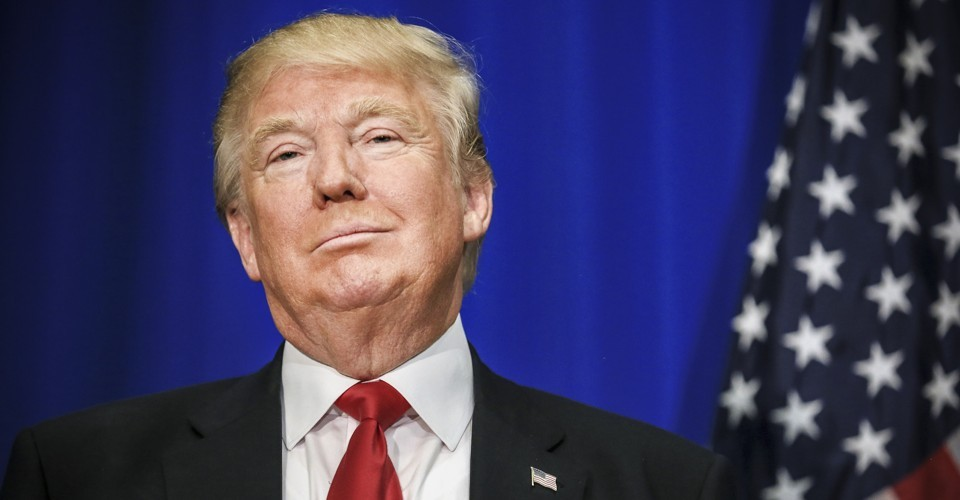
#> input picture Lab4/Trump.jpg, 960 x 500 px
$ python morphology.py
#> lines starting #> are read from the running program, lines starting #| are printed output that depends on the picture; after the words box and inside, x2 and y2 are one past the last pixel; in counts of white or black regions, pixels touching at a corner belong together
#!python2

######################################################
#
#	(C) Michael Kane 2017
#
#	Student No: C14402048
#	Course: DT211C
# 	Date: 29/09/2017
#
#	Title: Lab 3 Water.
#
# 	Introduction:
#
#	Describe the algorithm here
#	Preferably use a systematic approach
#	e.g. step-by-step
#	or pseudo-code
#	Give an overview
#	Comment on experiments
# 	Use References (Harvard Referencing Standard) - no Web Links


# import the necessary packages:
import numpy as np
import cv2
from matplotlib import pyplot as plt
from matplotlib import image as image
import easygui


#Opening an image from a file:
Trump = cv2.imread("Trump.jpg")
#> Trump is the input picture: shape (500, 960, 3); mean B, G, R 95, 62.7, 67.7
cow = cv2.imread("cow.jpg")
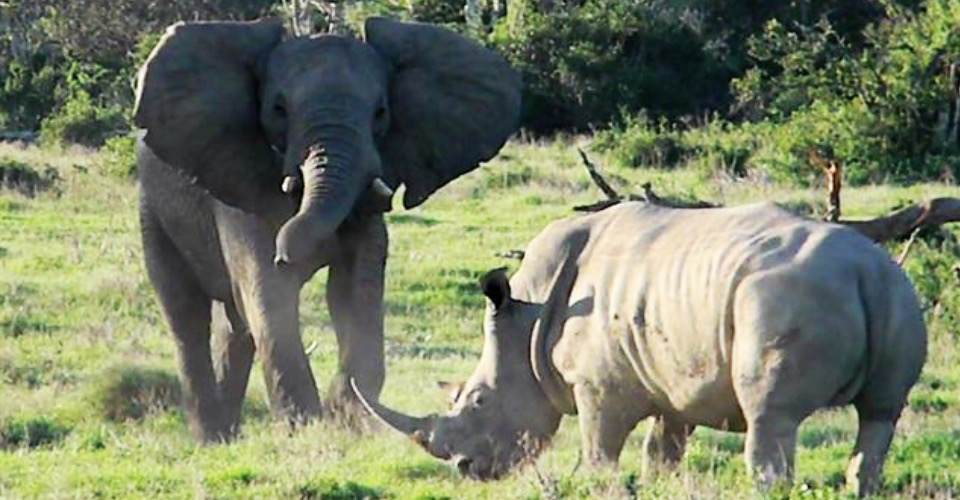
#> input picture Lab4/cow.jpg, 960 x 500 px
#> cow is the input picture: shape (500, 960, 3); mean B, G, R 101.7, 126.5, 119.5

# Keeping a copy:
Original = Trump.copy()

HSVTrump = cv2.cvtColor(Trump, cv2.COLOR_BGR2HSV)
#> HSVTrump: shape (500, 960, 3); mean H, S, V 93.3, 122.2, 107.4

rangeLower = (0, 48, 80)
rangeHigher = (20, 255, 255)

shape = cv2.getStructuringElement(cv2.MORPH_ELLIPSE,(20,50))
B = cv2.inRange(HSVTrump,rangeLower,rangeHigher)
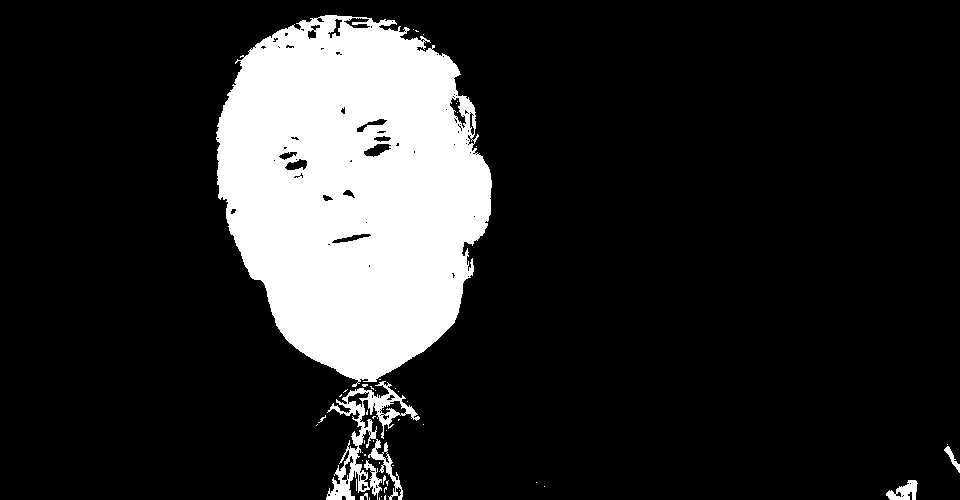
#> B: shape (500, 960); 16.2% white; 48 white regions (43 under 20 px), largest, box (x1, y1, x2, y2) and area: (216, 15, 492, 387) 73857, (326, 381, 420, 500) 3305, (886, 480, 918, 500) 367, (944, 446, 960, 473) 126, (360, 493, 368, 500) 32
open = cv2.morphologyEx(B,cv2.MORPH_OPEN,shape)
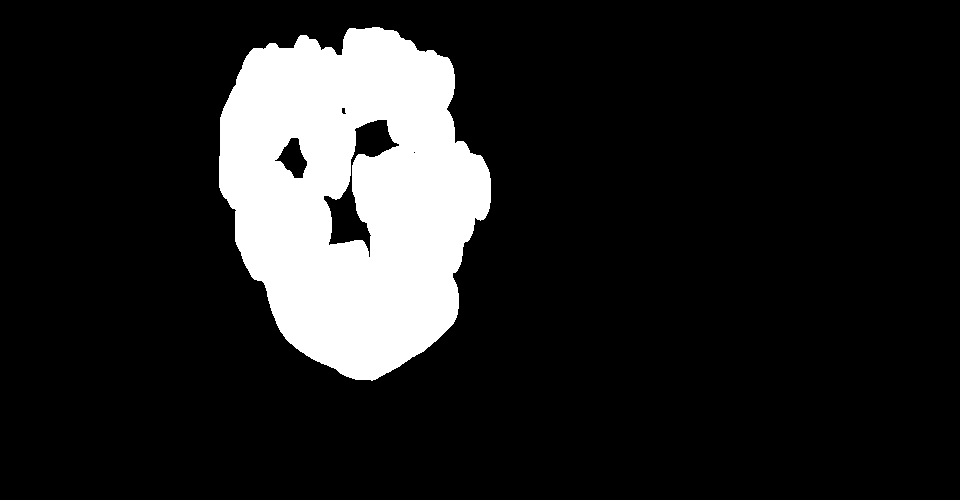
#> open: shape (500, 960); 14% white; 1 white region, box (x1, y1, x2, y2) and area: (219, 27, 491, 381) 67166
closed = cv2.morphologyEx(open,cv2.MORPH_CLOSE,shape)
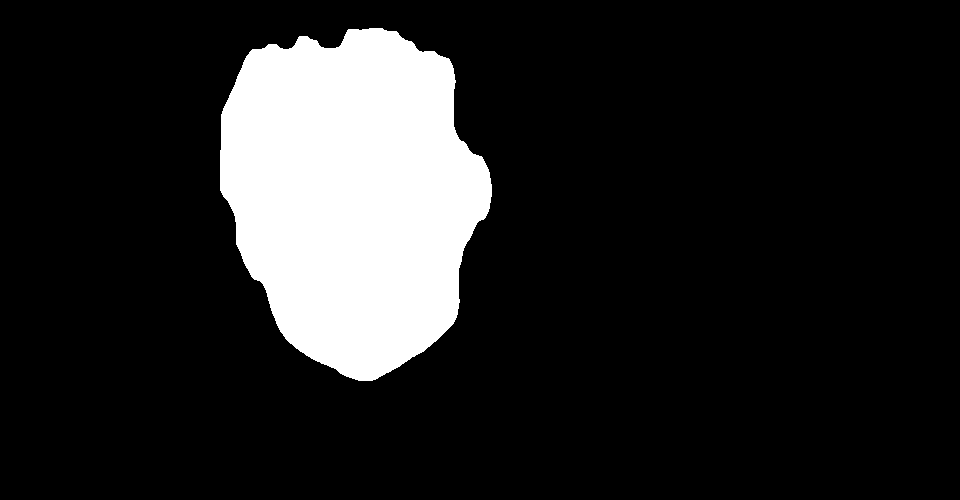
#> closed: shape (500, 960); 14.8% white; 1 white region, box (x1, y1, x2, y2) and area: (220, 28, 492, 381) 70825
ROI1 = cv2.bitwise_and(Trump,Trump,mask=closed)
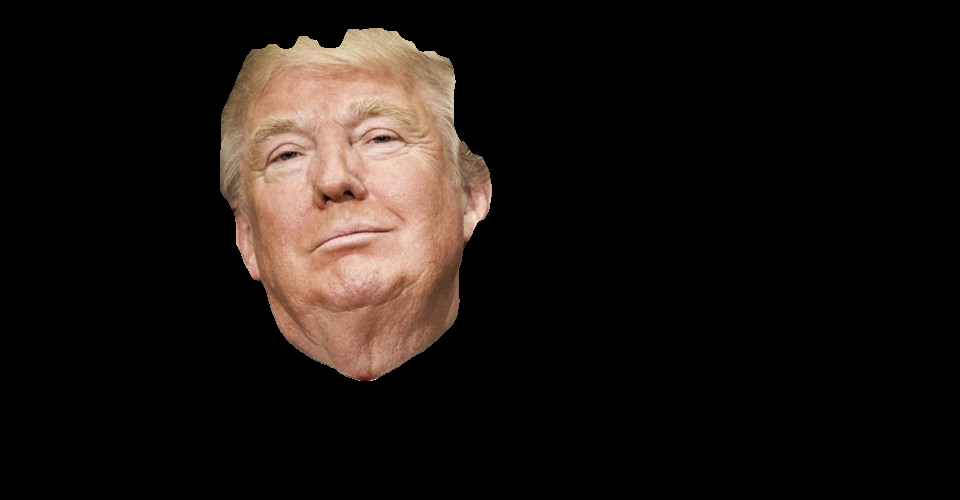
#> ROI1: shape (500, 960, 3); mean B, G, R 17.4, 21, 27.4

B2 = cv2.bitwise_not(closed)
ROI2 = cv2.bitwise_and(cow,cow,mask=B2)
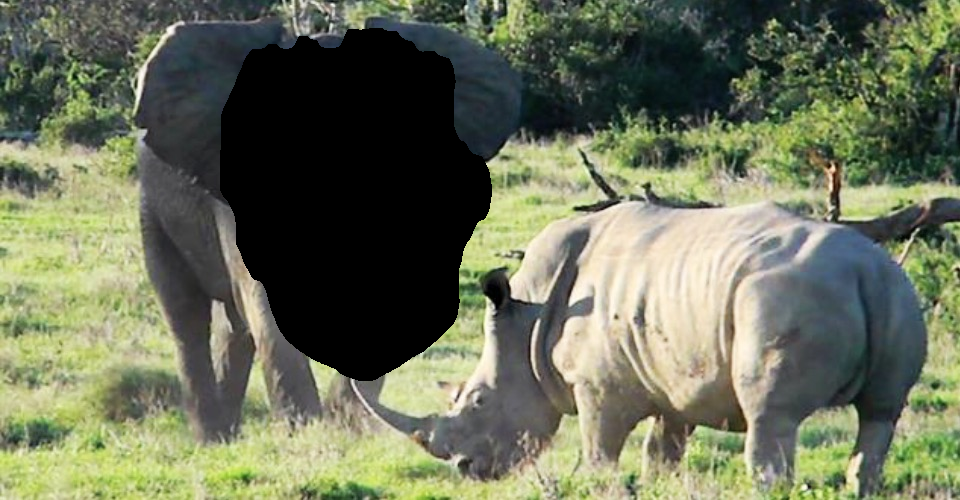
#> ROI2: shape (500, 960, 3); mean B, G, R 89.9, 113.3, 107.6

ROI = ROI1 + ROI2
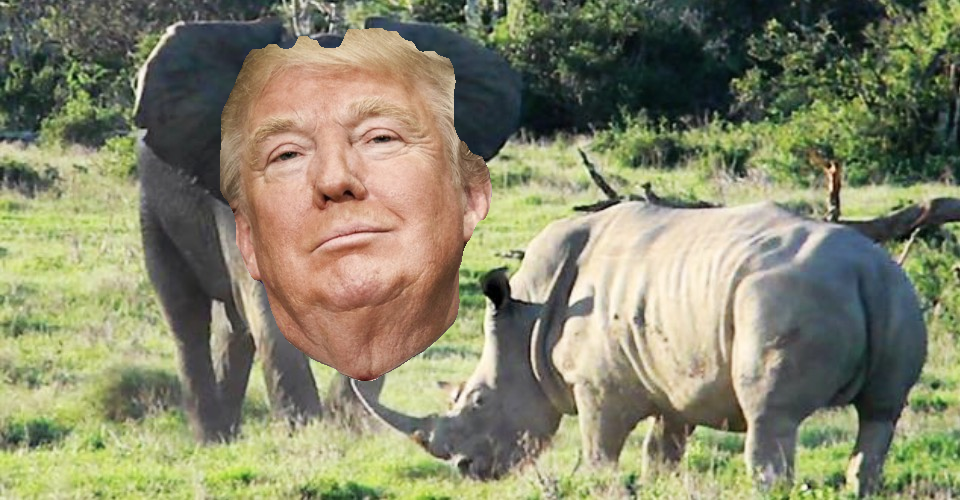
#> ROI: shape (500, 960, 3); mean B, G, R 107.3, 134.3, 135


# A handy way to use the waitkey....

while True:
	cv2.imshow("Trump", ROI)
	key = cv2.waitKey(0)
#> (key q is pressed here)

	# if the 'r' key is pressed, reset the image:
	if key == ord("r"):
		I = Original.copy()

	# if the 'q' key is pressed, quit:
	elif key == ord("q"):
		break
